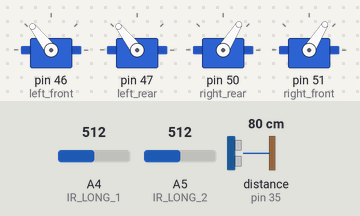
The sketch below on a simulated Arduino Mega 2560, built with avr-gcc and run on an emulated ATmega2560. Shown: 4 × servo. Wiring (inferred from the names in the program): ultrasonic range finder: trigger pin 34; echo pin 35. The inputs (shaded band) are chosen by the test bench; at power-on: distance to the obstacle (sensor on pin 35) 80 cm, A4 (IR_LONG_1) = 512, A5 (IR_LONG_2) = 512. The echo pulse lasts 58.3 µs per cm.

Above: at 1.2 s.
1.3 s: distance to the obstacle (sensor on pin 35) set to 4 cm
4.3 s: A4 (IR_LONG_1) set to 716
At 4.71 s:
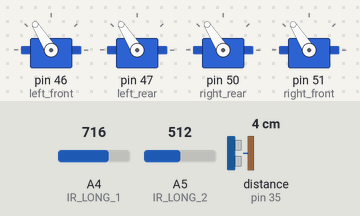
7.3 s: A5 (IR_LONG_2) set to 716
10.3 s: distance to the obstacle (sensor on pin 35) set to 18 cm
At 10.8 s:
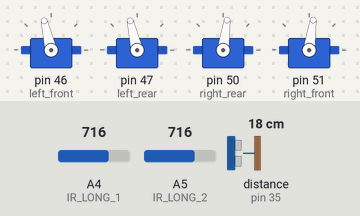
13.3 s: A4 (IR_LONG_1) set to 900
At 13.6 s:
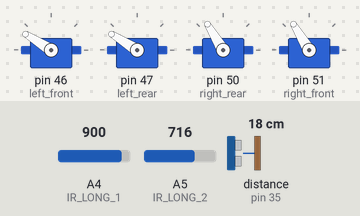
16.3 s: A5 (IR_LONG_2) set to 900
At 24.3 s:
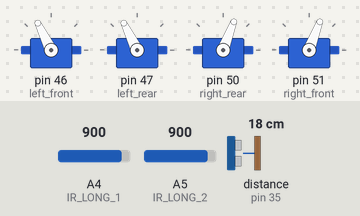
Timing chart, 0 to 57.6 s (numbered marks = the images above; inputs shaded):
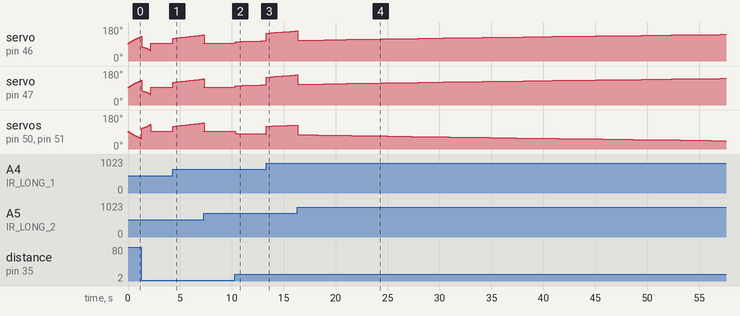

The sketch:

StraightLineController.ino
```cpp
//----MotorSetup----
# include <Servo.h>   // include the library of servo motor control
// define the control pin of each motor
const byte left_front = 46;
const byte left_rear = 47;
const byte right_rear = 50;
const byte right_front = 51;

Servo left_front_motor;
Servo left_rear_motor;
Servo right_rear_motor;
Servo right_front_motor;
//----MotorSetup----

//----InverseKinematicValues----
double L = 007.620;
double l = 009.078;
double R_w = 002.54;
//----InverseKinematicValues----

//----PIDValues----
double Kp_x = 3.38;    double Ki_x = 0.154;
double Kp_y = 1.96;    double Ki_y = 0.205;
double Kp_z = 2.72;    double Ki_z = 0.343;

double elapsedTime;
double error;
double lastError;
double input, output, setPoint;
double cumError, rateError;

double reference_x = 15;
double reference_y = 0;
double reference_z = 0;
//----PIDValues----


//----Ultrasound----
const int trigPin = 34;
const int echoPin = 35;

long Ultraduration;
int Ultradistance;
//----Ultrasound----

//----IR----

double Kp_straight = 0.8; // gain for keeping robot straight
double Ki_straight = .1;

enum IR {
  LEFT_FRONT,
  LEFT_BACK,
  BACK_LEFT,
  BACK_RIGHT,
};

// Left front long range IR
const int IR_LONG_1 = A4;
double IR_LONG_1_DIST = 0;

// Left back long range IR
const int IR_LONG_2 = A5;
double IR_LONG_2_DIST = 0;

double IR_diff = 0;
double correction = 0;
double IR_wall_dist = 0;

// Back left mid range IR
const int IR_MID_1 = A6;
double IR_MID_1_DIST = 0;

// Back right mid range IR
const int IR_MID_2 = A7;
double IR_MID_2_DIST = 0;
//----IR----

//----IR Kalman Filter----
double last_est = 0;
double last_var = 999;
double process_noise = 1;
double sensor_noise = 5;    // Change the value of sensor noise to get different KF performance
//----IR Kalman Filter----

//----InverseKinematics----
double FL_Ang_Vel = 0;
double FR_Ang_Vel = 0;
double BL_Ang_Vel = 0;
double BR_Ang_Vel = 0;

double FLspeed_val = 0;
double BLspeed_val = 0;
double BRspeed_val = 0;
double FRspeed_val = 0;
//----InverseKinematics----

void setup() {
pinMode(trigPin, OUTPUT); // Sets the trigPin as an Output
pinMode(echoPin, INPUT); // Sets the echoPin as an Input
Serial.begin(9600);

left_front_motor.attach(left_front);
left_rear_motor.attach(left_rear);
right_rear_motor.attach(right_rear);
right_front_motor.attach(right_front);
}


void loop() {

StraightLineController(reference_x, reference_y, reference_z, Kp_x, Ki_x, Kp_y, Ki_y, Kp_z, Ki_z);


}


void StraightLineController(double reference_x, double reference_y, double reference_z, double Kp_x, double Ki_x, double Kp_y, double Ki_y, double Kp_z, double Ki_z){
  //----Ultrasound----
  digitalWrite(trigPin, LOW);
  delayMicroseconds(2);
  digitalWrite(trigPin, HIGH);
  delayMicroseconds(10);
  digitalWrite(trigPin, LOW);
  Ultraduration = pulseIn(echoPin, HIGH);
  // Calculating the distance
  Ultradistance = Ultraduration * 0.034 / 2;
  //Serial.print("Distance: ");
  //Serial.println(Ultradistance);
//----Ultrasound----

  // Get distances from left side of robot to wall
  IR_LONG_1_DIST = IR_dist(LEFT_FRONT);
  IR_LONG_2_DIST = IR_dist(LEFT_BACK);

  IR_wall_dist = 0.3 * IR_LONG_1_DIST + 0.7 * IR_LONG_2_DIST; // distance of centre of robot to wall

  IR_diff = IR_LONG_1_DIST - IR_LONG_2_DIST; // Difference between long range IRs

  //correction = (IR_diff * Kp_straight)+( // drift correction factor

  //Serial.println(correction);

  double V_x = PID_Controller(reference_x, Ultradistance, Kp_x, Ki_x);
  double V_y = PID_Controller(reference_y, 0, Kp_y, Ki_y);
  double V_z = PID_Controller(reference_z, 0, Kp_z, Ki_z);
  correction = PID_Controller(IR_LONG_1_DIST, IR_LONG_2_DIST, Kp_straight, Ki_straight);
  constrain(correction, 0, 500);

  //Serial.println(V_x);

  FL_Ang_Vel = FL_InverseKinematics(V_x, V_y,  V_z);
  FR_Ang_Vel = FR_InverseKinematics( V_x, V_y, V_z);
  BL_Ang_Vel = BL_InverseKinematics( V_x,  V_y,  V_z);
  BR_Ang_Vel = BR_InverseKinematics( V_x, V_y,  V_z);

  //Serial.println(FL_Ang_Vel);

  //Serial.print(FL_Ang_Vel);

  double FLspeed_val = WriteMicroseconds(FL_Ang_Vel/100);
  constrain(FLspeed_val, 0, 500);
  double BLspeed_val = WriteMicroseconds(BL_Ang_Vel/100);
  constrain(BLspeed_val, 0, 500);
  double BRpeed_val = WriteMicroseconds(BR_Ang_Vel/100);
  constrain(BRspeed_val, 0, 500);
  double FRspeed_val = WriteMicroseconds(FR_Ang_Vel/100);
  constrain(FRspeed_val, 0, 500);

  //Serial.println(FLspeed_val-correction);

  left_front_motor.writeMicroseconds(1500 - FLspeed_val - correction);
  left_rear_motor.writeMicroseconds(1500 - BLspeed_val - correction);
  right_rear_motor.writeMicroseconds(1500 + FRspeed_val - correction);
  right_front_motor.writeMicroseconds(1500 + FRspeed_val - correction);
}

double FL_InverseKinematics(double v_x, double v_y, double omega_z){
  double FL_Ang_Vel;
  FL_Ang_Vel = (v_x + v_y -(omega_z*(L+l)))/R_w;
  return FL_Ang_Vel;
}

double FR_InverseKinematics(double v_x, double v_y, double omega_z){
  double FR_Ang_Vel;
  FR_Ang_Vel = (v_x - v_y +(omega_z*(L+l)))/R_w;
  return FR_Ang_Vel;
}

double BL_InverseKinematics(double v_x, double v_y, double omega_z){
  double BL_Ang_Vel;
  BL_Ang_Vel = (v_x - v_y -(omega_z*(L+l)))/R_w;
  return BL_Ang_Vel;
}

double BR_InverseKinematics(double v_x, double v_y, double omega_z){
  double BR_Ang_Vel;
  BR_Ang_Vel = (v_x + v_y +(omega_z*(L+l)))/R_w;
  return BR_Ang_Vel;
}

double PID_Controller (double reference, double current, double Kp, double Ki){
   //Serial.println("PIDTest");
   unsigned long currentTime, previousTime;
   double elapsedTime, error, cumError, rateError, lastError;

   currentTime = millis();
   elapsedTime = (double)(currentTime - previousTime);

   error = reference - current;
   //Serial.println(error);
   cumError += error * elapsedTime;
   rateError = (error - lastError)/elapsedTime;

   double out = (Kp*error + Ki*cumError);

   lastError = error;
   previousTime = currentTime;

   return out;
}

double WriteMicroseconds (double AngVel){
  int Microseconds = 430 - sqrt(160149 - (10000*AngVel));
  return Microseconds;
}

double IR_dist(IR code) { // find distances using calibration curve equations
  double est, dist;
  int adc;

  switch(code) {
    case LEFT_FRONT:
      adc = analogRead(IR_LONG_1);
      //Serial.println(adc);
      dist = (21454.2)/(2*pow(adc,1.13));
      //dist = (21454.2)/(2*(adc^1.13))
      //Serial.println(dist);
      break;
    case LEFT_BACK:
      adc = analogRead(IR_LONG_2);
      dist = (21454.2)/(2*pow(adc,1.13));
      //dist = pow((1790.5 * adc), (-0.829));
      break;
    case BACK_LEFT:
      adc = analogRead(IR_MID_1);
      //dist =
      break;
    case BACK_RIGHT:
      adc = analogRead(IR_MID_2);
      //dist =
      break;
  }

  est = Kalman(dist, last_est);
  last_est = est;

  // might need delay dunno
  delay(1);

  return est;
}

// Kalman Filter for IR sensors
double Kalman(double rawdata, double prev_est) {   // Kalman Filter
  double a_priori_est, a_post_est, a_priori_var, a_post_var, kalman_gain;

  a_priori_est = prev_est;
  a_priori_var = last_var + process_noise;

  kalman_gain = a_priori_var/(a_priori_var+sensor_noise);
  a_post_est = a_priori_est + kalman_gain*(rawdata-a_priori_est);
  a_post_var = (1- kalman_gain)*a_priori_var;
  last_var = a_post_var;
  return a_post_est;
}
```

Measured:
- after the input at 4.3 s, servo on pin 46 (left_front), servo on pin 47 (left_rear), servo on pin 50 (right_rear), servo on pin 51 (right_front): moves from 93° to 138° over 2.9 s, starting at once
- after the input at 10.3 s, servo on pin 46 (left_front), servo on pin 47 (left_rear): 93° → 103° at once, → 104° 0.70 s later, → 105° 0.90 s later, → 106° 0.92 s later; servo on pin 50 (right_rear), servo on pin 51 (right_front): moves from 93° to 79° over 3.0 s, starting at once
- by itself, servo on pin 50 (right_rear), servo on pin 51 (right_front): rises from 55° to 132° in 0.86 s, then falls to 93° in 0.01 s
